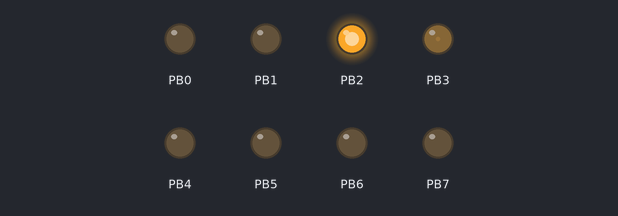
Simulated run of this program. Board: ATmega328P, built with avr-gcc and emulated at 16 MHz. Parts: output pins drawn as LEDs (lit = HIGH).

Above: at 0.15 s.
At 5.75 s:
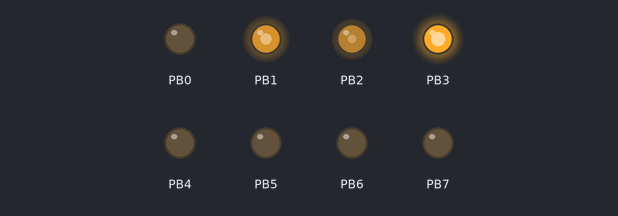
At 11.67 s:
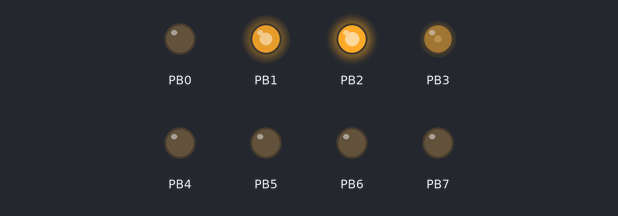
At 18.52 s:
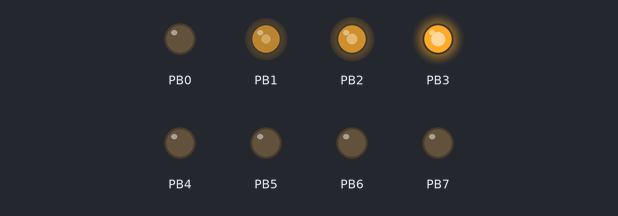
At 25.2 s:
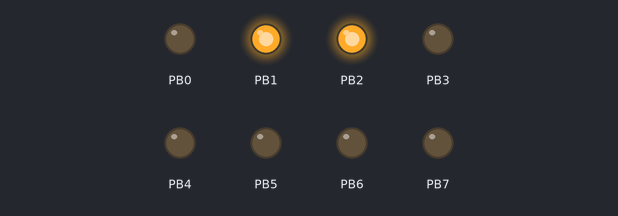
At 39.8 s:
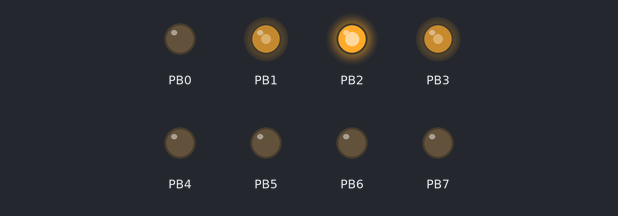
Timing chart, 0 to 40.0 s (numbered marks = the images above):
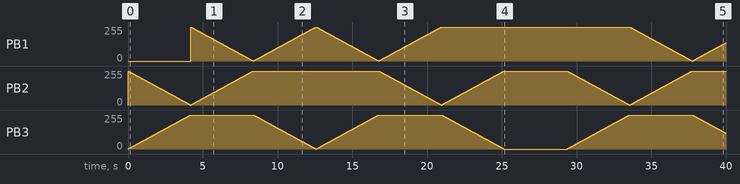

The program:

main.c
```c
#include <avr/io.h>
#include <avr/delay.h>
#include <avr/interrupt.h>


#define LED_PORT   PORTB
#define LED_PIN    PINB
#define LED_DDR    DDRB

#define LED_RED		OCR2A
#define LED_GREEN	OCR1B
#define LED_BLUE	OCR1A


volatile uint8_t brightness1 = 0;
volatile uint8_t brightness2 = 255;
volatile uint8_t state = 0;


volatile uint8_t red = 0;
volatile uint8_t green = 0;
volatile uint8_t blue = 0;


void rgbState() {
	if (state < 6) { //verander state
		state++;
	} else {
		state = 0; //begin positie
	}
}

void initTimer0(){
	TIMSK0 |= (1 << TOIE0);/* overflow interrupt enable */
	TCCR0B |= (1 << CS00) | (1 << CS02); /* both output compare interrupts */
}

static inline void initTimers(void) {
	// Timer 1 A,B
	TCCR1A |= (1 << WGM10); /* Fast PWM mode, 8-bit */
	TCCR1B |= (1 << WGM12); /* Fast PWM mode, pt.2 */
	TCCR1B |= (1 << CS11); /* PWM Freq = F_CPU/8/256 */
	TCCR1A |= (1 << COM1A1); /* PWM output on OCR1A */
	TCCR1A |= (1 << COM1B1); /* PWM output on OCR1B */

	// Timer 2
	TCCR2A |= (1 << WGM20); /* Fast PWM mode */
	TCCR2A |= (1 << WGM21); /* Fast PWM mode, pt.2 */
	TCCR2B |= (1 << CS21); /* PWM Freq = F_CPU/8/256 */
	TCCR2A |= (1 << COM2A1); /* PWM output on OCR2A */
}

ISR(TIMER0_OVF_vect){
	if (brightness1 == 255) { //wanneer brightness 1 gelijk is aan 255 -> rgbState -> nieuwe state
		rgbState();
	}
	brightness1++; //Brightness 1 telt op
	brightness2--; // Brightness 2 telt af

	switch (state) {
			case 0:
				red = brightness1; //Rood omlaag, groen omhoog
				green = brightness2;
				break;
			case 1:
				green = brightness1; //Groen omhoog, blauw omlaag
				blue = brightness2;
				break;
			case 2:
				red = brightness2; // Rood omlaag , blauw omhoog
				blue = brightness1;
				break;
			case 3:
				red = brightness1; // Rood omhoog, blauw omlaag
				blue = brightness2;
				break;
			case 4:
				green = brightness2; // Groen omlaag, blauw omhoog
				blue = brightness1;
				break;
			case 5:
				red = brightness2; // Rood omlaag, groen omlaag -> Begin state
				green = brightness1;
				break;
		}
	//Kleur naar elke led
	LED_RED = red;
	LED_GREEN = green;
	LED_BLUE = blue;
}

int main(void){
	LED_DDR = 0xff; //alle output aan

	// -------- Inits --------- //
	initTimers();
	initTimer0();
	sei();

	while(1){

	}
	return 0;

}
```
